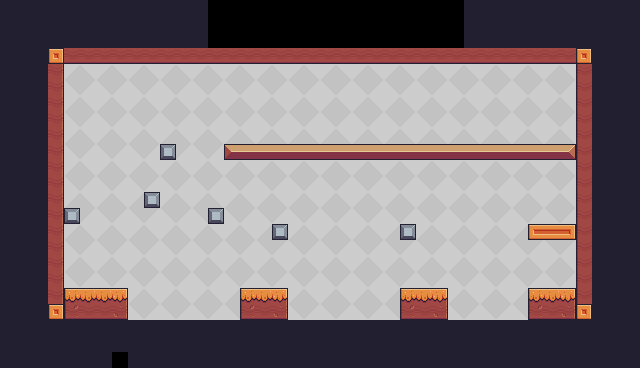

The image is a tile-based game level rendered from a .tmx file. Its description and source (layers, tilesets, objects; grid data summarised) follow:
An orthogonal 40x23 tile map with 16x16 px tiles, 1 tile layer (Tile Layer 1), 5 tilesets and 90 objects (48x Chain, 20x Fruit, 3x Saw, JumpPlatform, Player, ...).

<map version="1.10" tiledversion="1.10.1" orientation="orthogonal" renderorder="right-down" width="40" height="23" tilewidth="16" tileheight="16" infinite="0" nextlayerid="8" nextobjectid="456">
 <tileset firstgid="1" source="Yellow.tsx" />
 <tileset firstgid="17" source="Pixel_Adventure.tsx" />
 <tileset firstgid="259" source="Blue.tsx" />
 <tileset firstgid="275" source="Gray.tsx" />
 <tileset firstgid="291" source="Text (White)2 (8x10).tsx" />
 <layer id="1" name="Tile Layer 1" width="40" height="23">
  <data>[920 cells, 871 non-empty, 33 distinct tile ids]</data>
 </layer>
 <objectgroup id="6" name="Traps">
  <object id="72" type="Chain" x="384" y="63" width="5" height="7.5" />
  <object id="82" type="Chain" x="384" y="73" width="5" height="7.5" />
  <object id="83" type="Chain" x="384" y="88" width="5" height="7.5" />
  <object id="84" type="Chain" x="384" y="68" width="5" height="7.5" />
  <object id="85" type="Chain" x="384" y="78" width="5" height="7.5" />
  <object id="86" type="Chain" x="384" y="83" width="5" height="7.5" />
  <object id="87" type="Chain" x="384" y="103" width="5" height="7.5" />
  <object id="88" type="Chain" x="384" y="98" width="5" height="7.5" />
  <object id="89" type="Chain" x="384" y="93" width="5" height="7.5" />
  <object id="90" type="Chain" x="384" y="123" width="5" height="7.5" />
  <object id="91" type="Chain" x="384" y="118" width="5" height="7.5" />
  <object id="92" type="Chain" x="384" y="113" width="5" height="7.5" />
  <object id="93" type="Chain" x="384" y="108" width="5" height="7.5" />
  <object id="94" type="Chain" x="384" y="128" width="5" height="7.5" />
  <object id="95" type="Chain" x="384" y="133" width="5" height="7.5" />
  <object id="96" type="Chain" x="384" y="138" width="5" height="7.5" />
  <object id="241" type="Chain" x="472" y="62.75" width="5" height="7.5" />
  <object id="242" type="Chain" x="472" y="72.75" width="5" height="7.5" />
  <object id="243" type="Chain" x="472" y="87.75" width="5" height="7.5" />
  <object id="244" type="Chain" x="472" y="67.75" width="5" height="7.5" />
  <object id="245" type="Chain" x="472" y="77.75" width="5" height="7.5" />
  <object id="246" type="Chain" x="472" y="82.75" width="5" height="7.5" />
  <object id="247" type="Chain" x="472" y="102.75" width="5" height="7.5" />
  <object id="248" type="Chain" x="472" y="97.75" width="5" height="7.5" />
  <object id="249" type="Chain" x="472" y="92.75" width="5" height="7.5" />
  <object id="250" type="Chain" x="472" y="122.75" width="5" height="7.5" />
  <object id="251" type="Chain" x="472" y="117.75" width="5" height="7.5" />
  <object id="252" type="Chain" x="472" y="112.75" width="5" height="7.5" />
  <object id="253" type="Chain" x="472" y="107.75" width="5" height="7.5" />
  <object id="254" type="Chain" x="472" y="127.75" width="5" height="7.5" />
  <object id="255" type="Chain" x="472" y="132.75" width="5" height="7.5" />
  <object id="256" type="Chain" x="472" y="137.75" width="5" height="7.5" />
  <object id="417" type="Chain" x="296" y="63.25" width="5" height="7.5" />
  <object id="418" type="Chain" x="296" y="73.25" width="5" height="7.5" />
  <object id="419" type="Chain" x="296" y="88.25" width="5" height="7.5" />
  <object id="420" type="Chain" x="296" y="68.25" width="5" height="7.5" />
  <object id="421" type="Chain" x="296" y="78.25" width="5" height="7.5" />
  <object id="422" type="Chain" x="296" y="83.25" width="5" height="7.5" />
  <object id="423" type="Chain" x="296" y="103.25" width="5" height="7.5" />
  <object id="424" type="Chain" x="296" y="98.25" width="5" height="7.5" />
  <object id="425" type="Chain" x="296" y="93.25" width="5" height="7.5" />
  <object id="426" type="Chain" x="296" y="123.25" width="5" height="7.5" />
  <object id="427" type="Chain" x="296" y="118.25" width="5" height="7.5" />
  <object id="428" type="Chain" x="296" y="113.25" width="5" height="7.5" />
  <object id="429" type="Chain" x="296" y="108.25" width="5" height="7.5" />
  <object id="430" type="Chain" x="296" y="128.25" width="5" height="7.5" />
  <object id="431" type="Chain" x="296" y="133.25" width="5" height="7.5" />
  <object id="432" type="Chain" x="296" y="138.25" width="5" height="7.5" />
  <object id="67" type="Saw" x="281.5" y="50">
   <properties>
    <property name="Target" type="object" value="68" />
   </properties>
  </object>
  <object id="69" type="Saw" x="370" y="50">
   <properties>
    <property name="Target" type="object" value="68" />
   </properties>
  </object>
  <object id="70" type="Saw" x="458.5" y="50">
   <properties>
    <property name="Target" type="object" value="68" />
   </properties>
  </object>
  <object id="68" x="281.5" y="118.5">
   <point />
  </object>
 </objectgroup>
 <objectgroup id="4" name="Ground">
  <object id="1" x="63.5" y="286.75" width="65" height="31" />
  <object id="3" x="241" y="288.5" width="46" height="30" />
  <object id="10" x="400.474" y="288.605" width="46.7057" height="29.4661" rotation="359.83" />
  <object id="15" x="529.5" y="288.75" width="46.5" height="29" />
  <object id="26" x="51" y="50" width="11.5" height="263.5" />
  <object id="27" x="60.6667" y="50" width="523.333" height="12.6667" />
  <object id="28" x="577.333" y="55" width="14" height="270" />
  <object id="34" type="JumpPlatform" x="528.667" y="224.288" width="46.6667" height="14.303" />
  <object id="44" x="400.545" y="224.364" width="15.0909" height="15.0909" />
  <object id="30" type="Fruit" x="272.045" y="223.576" width="16" height="16" />
  <object id="46" type="Fruit" x="208.182" y="207.727" width="16" height="16" />
  <object id="47" type="Fruit" x="63.8636" y="207.136" width="16" height="16" />
  <object id="52" type="Fruit" x="160.5" y="144.25" width="16" height="16" />
  <object id="53" x="224.75" y="143.75" width="352" height="15" />
  <object id="56" type="Fruit" x="145.5" y="191.5" width="16" height="16" />
 </objectgroup>
 <objectgroup id="5" name="DeadEnd">
  <object id="20" x="131" y="388" width="415.5" height="3" />
 </objectgroup>
 <objectgroup id="3" name="Spawn">
  <object id="4" type="Player" x="98.25" y="230.917" width="22" height="24" />
  <object id="50" type="Fruit" x="57" y="183" width="16" height="16" />
  <object id="51" type="Fruit" x="407" y="258" width="16" height="16" />
  <object id="435" type="Finish" x="520" y="80" width="27.5" height="48" />
  <object id="436" type="Fruit" x="247" y="257" width="16" height="16" />
  <object id="437" type="Fruit" x="208" y="272.5" width="16" height="16" />
  <object id="438" type="Fruit" x="176" y="272.5" width="16" height="16" />
  <object id="439" type="Fruit" x="144" y="272.5" width="16" height="16" />
  <object id="440" type="Fruit" x="161" y="240" width="16" height="16" />
  <object id="441" type="Fruit" x="192" y="240" width="16" height="16" />
  <object id="442" type="Fruit" x="306" y="272.5" width="16" height="16" />
  <object id="443" type="Fruit" x="338" y="272.5" width="16" height="16" />
  <object id="444" type="Fruit" x="370" y="272.5" width="16" height="16" />
  <object id="445" type="Fruit" x="352" y="240" width="16" height="16" />
  <object id="446" type="Fruit" x="320" y="240" width="16" height="16" />
  <object id="447" type="Fruit" x="288" y="240" width="16" height="16" />
  <object id="448" type="Fruit" x="128" y="240" width="16" height="16" />
  <object id="449" type="LifeCharacter" x="530" y="2" />
  <object id="452" type="Restart" x="600" y="60" />
  <object id="453" type="Volume" x="600" y="85" />
  <object id="454" type="Score" x="7.5" y="10" />
  <object id="455" type="Lives" x="578" y="16" />
 </objectgroup>
</map>
